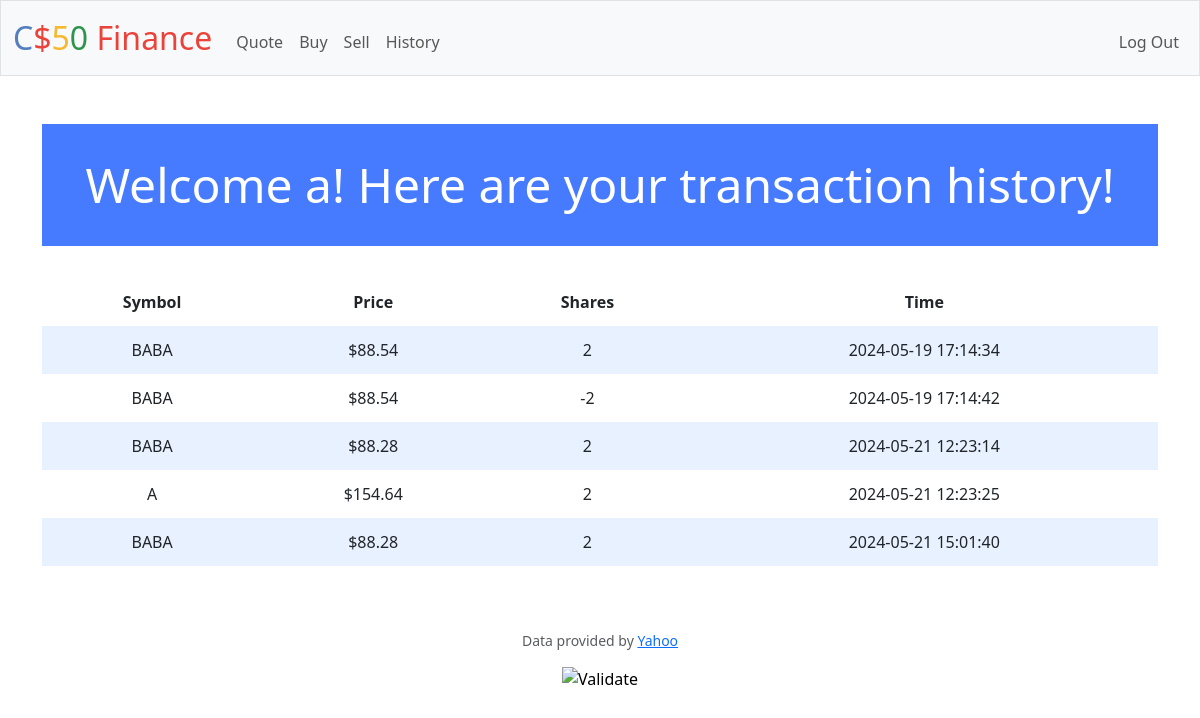
Screenshot of /history (signed in) with the database file from the repository.
### tables this page shows
CREATE TABLE history (
    user_id INTEGER NOT NULL,
    symbol TEXT NOT NULL,
    price REAL NOT NULL,
    shares INTEGER NOT NULL,
    cash REAL NOT NULL,
    time TIMESTAMP NOT NULL,
    FOREIGN KEY (user_id) REFERENCES users(id)
    );

### app.py (the view)
@app.route("/history")
@login_required
def history():
    user_id = session["user_id"]
    username = db.execute("SELECT username FROM users WHERE id = ?", user_id)[0]["username"]
    stocks = db.execute("SELECT symbol, price, shares, time FROM history WHERE user_id = ?", user_id)
    if stocks:
        for stock in stocks:
            stock["price"] = usd(stock["price"])
        return render_template("history.html", stocks = stocks, username=username)

### app.py (called while the page is built)
@app.after_request
def after_request(response):
    response.headers["Cache-Control"] = "no-cache, no-store, must-revalidate"
    response.headers["Expires"] = 0
    response.headers["Pragma"] = "no-cache"
    return response

### helpers.py (called while the page is built)
def login_required(f):
    @wraps(f)
    def decorated_function(*args, **kwargs):
        if session.get("user_id") is None:
            return redirect("/login")
        return f(*args, **kwargs)
    return decorated_function

def usd(value):
    return f"${value:,.2f}"

### templates/history.html (shortened to what this page needs)
{% extends "layout.html" %}
{% block main %}
    <h1>Welcome {{ username }}! Here are your transaction history!</h1>
    <table>
        <thead>
            <th>Symbol</th>
            <th>Price</th>
            <th>Shares</th>
            <th>Time</th>
        </thead>
        <tbody>
            {% for stock in stocks %}
                <tr>
                    <td>{{ stock.symbol }}</td>
                    <td>{{ stock.price }}</td>
                    <td>{{ stock.shares }}</td>
                    <td>{{ stock.time }}</td>
                </tr>
            {% endfor %}
        </tbody>
    </table>
{% endblock %}

### templates/layout.html (shortened to what this page needs)
<!DOCTYPE html>
<html lang="en">
    <head>
        <link href="https://cdn.jsdelivr.net/npm/bootstrap@5.3.3/dist/css/bootstrap.min.css" rel="stylesheet">
        <link href="/static/styles.css" rel="stylesheet">
    </head>
    <body>
        <nav class="bg-light border navbar navbar-expand-md navbar-light">
            <div class="container-fluid">
                <a class="navbar-brand" href="/"><span class="blue">C</span><span class="red">$</span><span class="yellow">5</span><span class="green">0</span> <span class="red">Finance</span></a>
                <div class="collapse navbar-collapse" id="navbar">
                    {% if session["user_id"] %}
                        <ul class="navbar-nav me-auto mt-2">
                            <li class="nav-item"><a class="nav-link" href="/quote">Quote</a></li>
                            <li class="nav-item"><a class="nav-link" href="/buy">Buy</a></li>
                            <li class="nav-item"><a class="nav-link" href="/sell">Sell</a></li>
                            <li class="nav-item"><a class="nav-link" href="/history">History</a></li>
                        </ul>
                        <ul class="navbar-nav ms-auto mt-2">
                            <li class="nav-item"><a class="nav-link" href="/logout">Log Out</a></li>
                        </ul>
                    {% else %}
                        <ul class="navbar-nav ms-auto mt-2">
                            <li class="nav-item"><a class="nav-link" href="/register">Register</a></li>
                            <li class="nav-item"><a class="nav-link" href="/login">Log In</a></li>
                        </ul>
                    {% endif %}
                </div>
            </div>
        </nav>
        <main class="container py-5 text-center">
            {% block main %}{% endblock %}
        </main>
        <footer class="mb-5">
            <p class="mb-3 small text-center text-muted">
                Data provided by <a href="https://finance.yahoo.com/">Yahoo</a>
            </p>
            <form action="https://validator.w3.org/check" class="text-center" enctype="multipart/form-data" method="post" target="_blank">
                <input alt="Validate" src="/static/I_heart_validator.png" type="image">
            </form>
        </footer>
    </body>
</html>

### static/styles.css (style rules this page uses)
nav .navbar-brand { font-size: xx-large; }
nav .navbar-brand .blue { color: #537fbe; }
nav .navbar-brand .red { color: #ea433b; }
nav .navbar-brand .yellow { color: #f5b82e; }
nav .navbar-brand .green { color: #2e944b; }
h1 { background-color: #477bff; color: #fff; font-size: 48px; margin-bottom: 2rem; padding: 2rem 1rem; text-align: center; }
table { background-color: transparent; margin-bottom: 1rem; width: 100%; }
table th, table td { padding: 0.75rem; vertical-align: middle; }
tbody tr:nth-of-type(odd) { background-color: rgb(179, 208, 255, 0.3) }

### rows the page displays
history: symbol "BABA", price "$88.54", shares "2", time "2024-05-19 17:14:34"
history: symbol "BABA", price "$88.54", shares "-2", time "2024-05-19 17:14:42"
history: symbol "BABA", price "$88.28", shares "2", time "2024-05-21 12:23:14"
history: symbol "A", price "$154.64", shares "2", time "2024-05-21 12:23:25"
history: symbol "BABA", price "$88.28", shares "2", time "2024-05-21 15:01:40"

### other values shown
{{ username }} "a"
